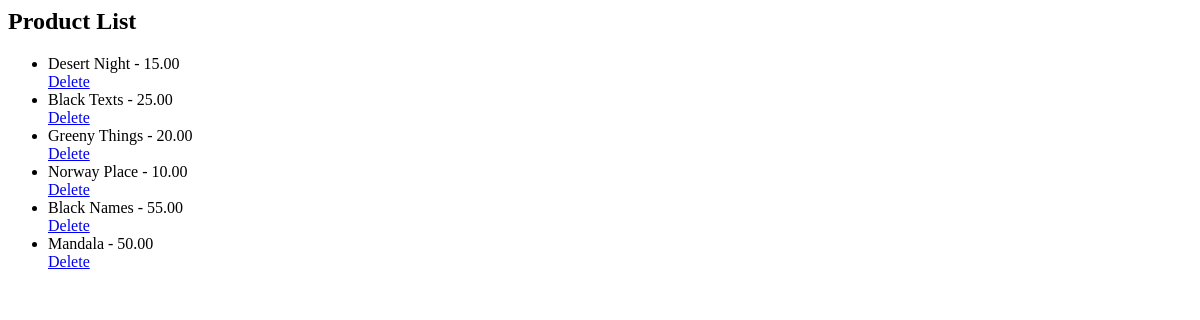
Before: / with the older database file.
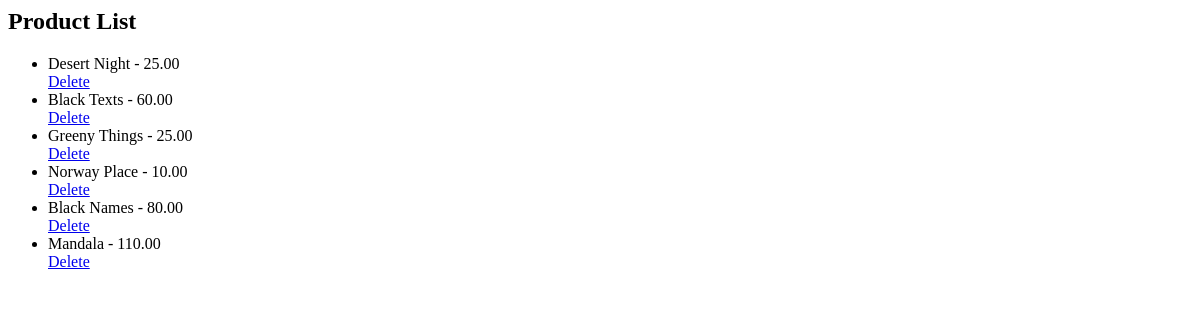
After: the same page with the newer database file.
### nafisas_canvas_app/models.py (models this page shows)
class Product(models.Model):
    category = models.ForeignKey(Category, on_delete=models.CASCADE, default='')
    name = models.CharField(max_length=100)
    description = models.TextField(blank=True, default='')  # Allow blank descriptions
    price = models.DecimalField(max_digits=8, decimal_places=2)
    stock_quantity = models.IntegerField(default=0)  # Default stock quantity to 0
    created_at = models.DateTimeField(auto_now_add=True)
    updated_at = models.DateTimeField(auto_now=True)
    image = models.ImageField(upload_to='product_images/', blank=True, null=True)

### nafisas_canvas_app/views.py (the view)
# urls.py: path('', views.product_list, name='product_list'),  # Assuming you have a product list view
def product_list(request):
    products = Product.objects.all()
    return render(request, 'product_list.html', {'products': products})

### nafisas_canvas_app/templates/product_list.html
<h2>Product List</h2>
<ul>
    {% for product in products %}
    <li>{{ product.name }} - {{ product.price }}</li>
    <a href="{% url 'delete_product' product.id %}">Delete</a>
    {% endfor %}
</ul>

Changed rows visible on the page:
changed Product "Desert Night": price "15.00" → "25.00"
changed Product "Black Texts": price "25.00" → "60.00"
changed Product "Greeny Things": price "20.00" → "25.00"
changed Product "Black Names": price "55.00" → "80.00"
changed Product "Mandala": price "50.00" → "110.00"
